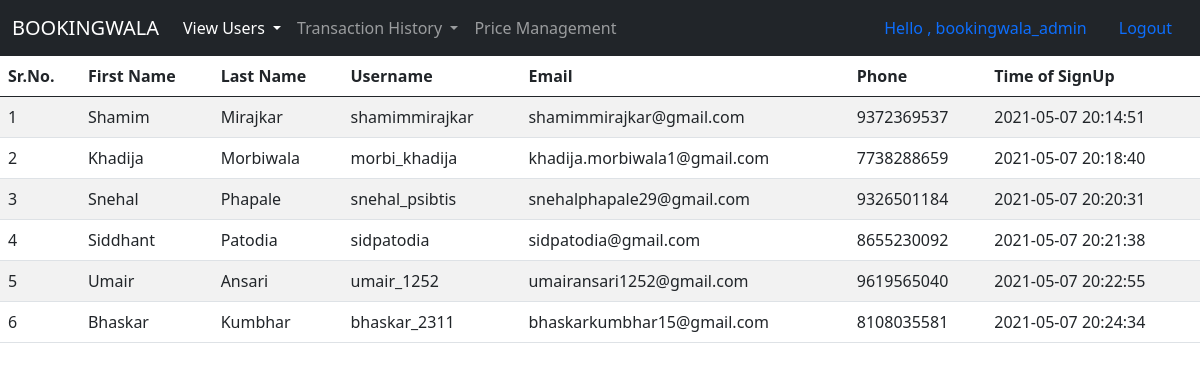
Screenshot of /viewusersadmin.php (signed in) with the database file from the repository.
### tables this page shows
CREATE TABLE `users` (
  `id` int(11) NOT NULL,
  `firstname` varchar(50) NOT NULL,
  `lastname` varchar(50) NOT NULL,
  `cusername` varchar(50) NOT NULL,
  `email` varchar(50) NOT NULL,
  `phone` varchar(10) NOT NULL,
  `password` varchar(255) NOT NULL,
  `timestamp` timestamp NOT NULL DEFAULT current_timestamp()
);

### viewusersadmin.php (the view, shortened to what this page needs)
<!DOCTYPE html>
<html lang="en">
<head>
    <link href="https://cdn.jsdelivr.net/npm/bootstrap@5.0.0-beta3/dist/css/bootstrap.min.css?v=<?php echo time(); ?>" rel="stylesheet">
</head>
<body>
<nav class="navbar navbar-expand-lg navbar-dark bg-dark">
    <div class="container-fluid">
      <a class="navbar-brand" href="admin.php">BOOKINGWALA</a>
      <div class="collapse navbar-collapse" id="navbarNavDropdown">
        <ul class="navbar-nav">
          <li class="nav-item dropdown">
            <a class="nav-link active dropdown-toggle" href="#" id="navbarDropdownMenuLink" role="button" data-bs-toggle="dropdown" aria-expanded="false">
              View Users
            </a>
          </li>
          <li class="nav-item dropdown">
            <a class="nav-link dropdown-toggle" href="#" id="navbarDropdownMenuLink" role="button" data-bs-toggle="dropdown" aria-expanded="false">
              Transaction History
            </a>
          </li>
          <li class="nav-item">
            <a class="nav-link" href="adminvpm.php">Price Management</a>
          </li>
        </ul>
      </div>
      <li class="nav-item d-flex">
          <a class="nav-link" href="#">Hello , <?php echo $_SESSION['ausername']; ?></a>
          <a class="nav-link" href="logout.php">Logout</a>
        </li>
    </div>
  </nav>
<table class="table table-striped">
  <thead>
    <tr>
      <th scope="col">Sr.No.</th>
      <th scope="col">First Name</th>
      <th scope="col">Last Name</th>
      <th scope="col">Username</th>
      <th scope="col">Email</th>
      <th scope="col">Phone</th>
      <th scope="col">Time of SignUp</th>
    </tr>
  </thead>
  <tbody>
  <?php
            include 'database.php';
            $sql = "SELECT * FROM `users`";
            $result = mysqli_query($conn , $sql);
            $sno = 0;
            while($row = mysqli_fetch_assoc($result)){
            $sno = $sno + 1;
            echo "<tr>
            <td>". $sno . "</td>
            <td>". $row['firstname'] . "</td>
            <td>". $row['lastname'] . "</td>
            <td>". $row['cusername'] . "</td>
            <td>". $row['email'] . "</td>
            <td>". $row['phone'] . "</td>
            <td>". $row['timestamp'] . "</td>
          </tr>";}
        ?>
  </tbody>
</table>
</body>
</html>

### rows the page displays
users: firstname "Shamim", lastname "Mirajkar", cusername "shamimmirajkar", email "shamimmirajkar@gmail.com", phone "9372369537", timestamp "2021-05-07 20:14:51"
users: firstname "Khadija", lastname "Morbiwala", cusername "morbi_khadija", email "khadija.morbiwala1@gmail.com", phone "7738288659", timestamp "2021-05-07 20:18:40"
users: firstname "Snehal", lastname "Phapale", cusername "snehal_psibtis", email "snehalphapale29@gmail.com", phone "9326501184", timestamp "2021-05-07 20:20:31"
users: firstname "Siddhant", lastname "Patodia", cusername "sidpatodia", email "sidpatodia@gmail.com", phone "8655230092", timestamp "2021-05-07 20:21:38"
users: firstname "Umair", lastname "Ansari", cusername "umair_1252", email "umairansari1252@gmail.com", phone "9619565040", timestamp "2021-05-07 20:22:55"
users: firstname "Bhaskar", lastname "Kumbhar", cusername "bhaskar_2311", email "bhaskarkumbhar15@gmail.com", phone "8108035581", timestamp "2021-05-07 20:24:34"

### other values shown
$_SESSION['ausername'] "bookingwala_admin"
